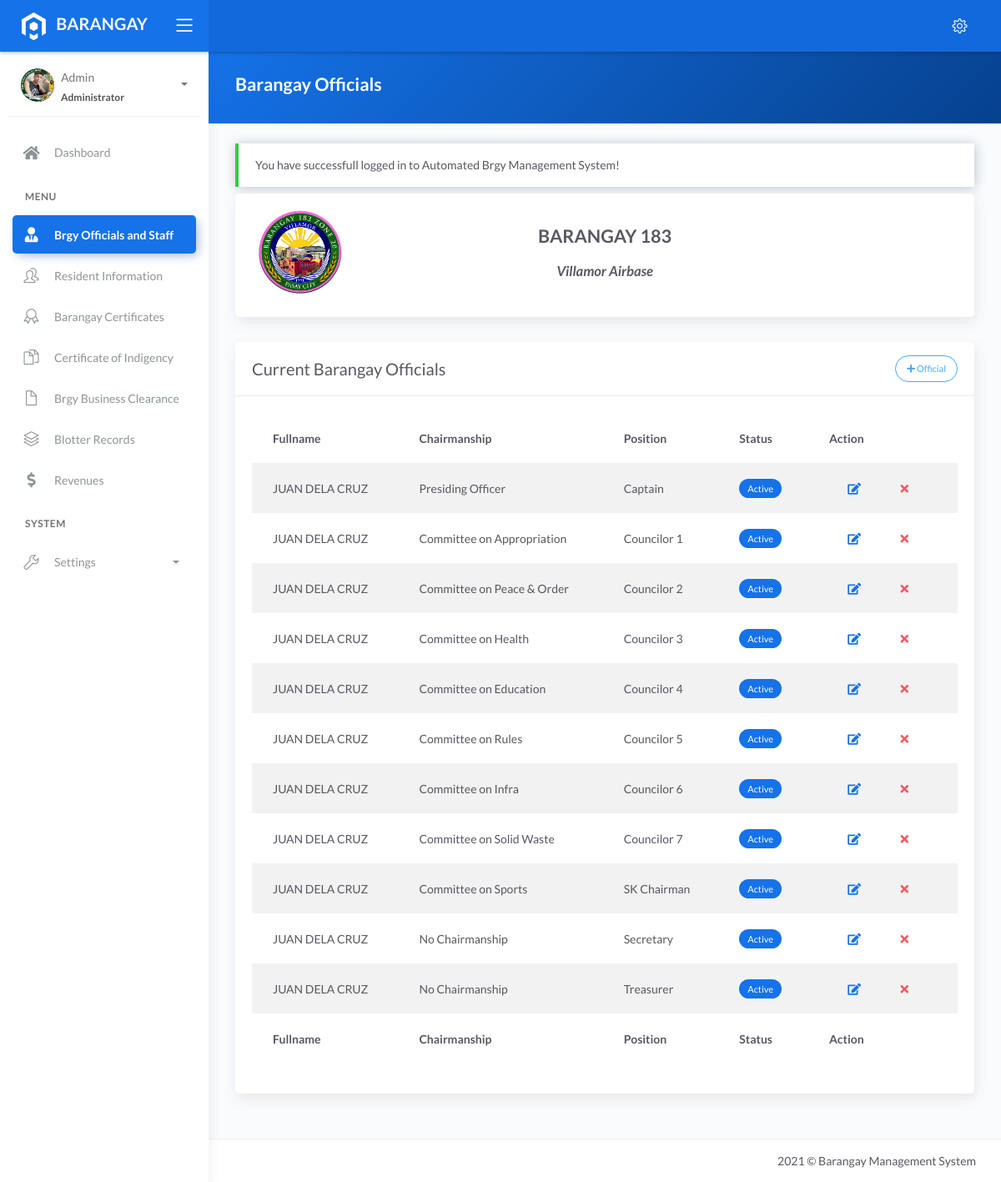
The app's page /officials.php (signed in) with its own data.
### tables this page shows
CREATE TABLE `tblbrgy_info` (
  `id` int(11) NOT NULL AUTO_INCREMENT,
  `province` varchar(100) DEFAULT NULL,
  `town` varchar(100) DEFAULT NULL,
  `brgy_name` varchar(50) DEFAULT NULL,
  `number` varchar(50) DEFAULT NULL,
  `text` text DEFAULT NULL,
  `image` varchar(200) DEFAULT NULL,
  `city_logo` varchar(100) DEFAULT NULL,
  `brgy_logo` varchar(100) DEFAULT NULL,
  PRIMARY KEY (`id`)
);

CREATE TABLE `tblofficials` (
  `id` int(11) NOT NULL AUTO_INCREMENT,
  `name` varchar(50) DEFAULT NULL,
  `chairmanship` varchar(50) DEFAULT NULL,
  `position` varchar(50) DEFAULT NULL,
  `termstart` date DEFAULT NULL,
  `termend` date DEFAULT NULL,
  `status` varchar(20) DEFAULT NULL,
  PRIMARY KEY (`id`)
);

CREATE TABLE `tblchairmanship` (
  `id` int(11) NOT NULL AUTO_INCREMENT,
  `title` varchar(100) DEFAULT NULL,
  PRIMARY KEY (`id`)
);

CREATE TABLE `tblposition` (
  `id` int(11) NOT NULL AUTO_INCREMENT,
  `position` varchar(50) DEFAULT NULL,
  `order` int(11) DEFAULT NULL,
  PRIMARY KEY (`id`)
);

### model/fetch_brgy_info.php (called while the page is built, shortened)
<?php
    $query = "SELECT * FROM tblbrgy_info";
    $result = $conn->query($query);
	$row = $result->fetch_assoc();
	if($row){
		$town	= $row['town'];
		$brgy 		= $row['brgy_name'];
		$brgy_logo		= $row['brgy_logo'];
	}
?>

### officials.php (the view, shortened to what this page needs)
<?php include 'server/server.php' ?>
<?php
	if(isset($_SESSION['role'])){
		if($_SESSION['role'] =='staff'){
			$off_q = "SELECT *,tblofficials.id as id, tblposition.id as pos_id,tblchairmanship.id as chair_id FROM tblofficials JOIN tblposition ON tblposition.id=tblofficials.position JOIN tblchairmanship ON tblchairmanship.id=tblofficials.chairmanship WHERE `status`='Active' ORDER BY tblposition.order ASC ";
		}else{
			$off_q = "SELECT *,tblofficials.id as id, tblposition.id as pos_id,tblchairmanship.id as chair_id FROM tblofficials JOIN tblposition ON tblposition.id=tblofficials.position JOIN tblchairmanship ON tblchairmanship.id=tblofficials.chairmanship ORDER BY tblposition.order ASC, `status` ASC ";
		}
	}else{
		$off_q = "SELECT *,tblofficials.id as id, tblposition.id as pos_id,tblchairmanship.id as chair_id FROM tblofficials JOIN tblposition ON tblposition.id=tblofficials.position JOIN tblchairmanship ON tblchairmanship.id=tblofficials.chairmanship WHERE `status`='Active' ORDER BY tblposition.order ASC ";
	}
	$res_o = $conn->query($off_q);
	$official = array();
	while($row = $res_o->fetch_assoc()){
		$official[] = $row;
	}
?>
<!DOCTYPE html>
<html lang="en">
<head>
	<?php include 'templates/header.php' ?>
</head>
<body>
	<div class="wrapper">
		<?php include 'templates/main-header.php' ?>
		<?php include 'templates/sidebar.php' ?>
		<div class="main-panel">
			<div class="content">
				<div class="panel-header bg-primary-gradient">
					<div class="page-inner">
						<div class="d-flex align-items-left align-items-md-center flex-column flex-md-row">
							<div>
								<h2 class="text-white fw-bold">Barangay Officials</h2>
							</div>
						</div>
					</div>
				</div>
				<div class="page-inner">
					<?php if(isset($_SESSION['message'])): ?>
							<div class="alert alert-<?php echo $_SESSION['success']; ?> <?= $_SESSION['success']=='danger' ? 'bg-danger text-light' : null ?>" role="alert">
								<?php echo $_SESSION['message']; ?>
							</div>
						<?php endif ?>
					<div class="row mt--2">
						<div class="col-md-12">
							<div class="card">
								<div class="card-body">
									<div class="d-flex flex-wrap pb-2 justify-content-between">
										<div class="px-2 pb-2 pb-md-0 text-center">
											<img src="assets/uploads/<?= $brgy_logo ?>" class="img-fluid" width="100">
										</div>
										<div class="px-2 pb-2 pb-md-0 text-center">
											<h2 class="fw-bold mt-3"><?= ucwords($brgy) ?></h2>
											<h4 class="fw-bold mt-3"><i><?= ucwords($town) ?></i></h4>
										</div>
										<div class="px-2 pb-2 pb-md-0 text-center">
										</div>
									</div>
								</div>
							</div>
							<div class="card">
								<div class="card-header">
									<div class="card-head-row">
										<div class="card-title">Current Barangay Officials</div>
										<?php if(isset($_SESSION['username'])):?>
											<div class="card-tools">
												<a href="#add" data-toggle="modal" class="btn btn-info btn-border btn-round btn-sm">
													<i class="fa fa-plus"></i>
													Official
												</a>
											</div>
										<?php endif?>
									</div>
								</div>
								<div class="card-body">
									<div class="table-responsive">
										<table class="table table-striped">
											<thead>
												<tr>
													<th scope="col">Fullname</th>
													<th scope="col">Chairmanship</th>
													<th scope="col">Position</th>
													<?php if(isset($_SESSION['username'])):?>
														<?php if($_SESSION['role']=='administrator'):?>
															<th>Status</th>
														<?php endif ?>
														<th>Action</th>
													<?php endif?>
												</tr>
											</thead>
											<tbody>
												<?php if(!empty($official)): ?>
													<?php foreach($official as $row): ?>
														<tr>
															<td class="text-uppercase"><?= $row['name'] ?></td>
															<td><?= $row['title'] ?></td>
															<td><?= $row['position'] ?></td>
															<?php if(isset($_SESSION['username'])):?>
																<?php if($_SESSION['role']=='administrator'):?>
																	<td><?= $row['status']=='Active' ? '<span class="badge badge-primary">Active</span>' :'<span class="badge badge-danger">Inactive</span>' ?></td>
																<?php endif ?>
																<td>
																	<a type="button" href="#edit" data-toggle="modal" class="btn btn-link btn-primary"
																		title="Edit Position" onclick="editOfficial(this)" data-id="<?= $row['id'] ?>" data-name="<?= $row['name'] ?>"
																		data-chair="<?= $row['chair_id'] ?>" data-pos="<?= $row['pos_id'] ?>" data-start="<?= $row['termstart'] ?>"
																		data-end="<?= $row['termend'] ?>" data-status="<?= $row['status'] ?>" >
																		<i class="fa fa-edit"></i>
																	</a>
																	<?php if($_SESSION['role']=='administrator'):?>
																	<a type="button" data-toggle="tooltip" href="model/remove_official.php?id=<?= $row['id'] ?>" onclick="return confirm('Are you sure you want to delete this official?');" class="btn btn-link btn-danger" data-original-title="Remove">
																		<i class="fa fa-times"></i>
																	</a>
																	<?php endif ?>
																</td>
															<?php endif?>
														</tr>
													<?php endforeach ?>
												<?php else: ?>
													<tr>
														<td colspan="3" class="text-center">No Available Data</td>
													</tr>
												<?php endif ?>
											</tbody>
											<tfoot>
												<tr>
													<th scope="col">Fullname</th>
													<th scope="col">Chairmanship</th>
													<th scope="col">Position</th>
													<?php if(isset($_SESSION['username'])):?>
														<?php if($_SESSION['role']=='administrator'):?>
															<th>Status</th>
														<?php endif ?>
														<th>Action</th>
													<?php endif?>
												</tr>
											</tfoot>
										</table>
									</div>
								</div>
							</div>
						</div>
					</div>
				</div>
			</div>
			<?php include 'templates/main-footer.php' ?>
		</div>
	</div>
</body>
</html>

### records on screen
tblbrgy_info: brgy_logo (picture), brgy_name "BARANGAY 183", town "Villamor Airbase"
tblofficials: name "JUAN DELA CRUZ", tblchairmanship.title "Presiding Officer", tblposition.position "Captain", status "Active"
tblofficials: name "JUAN DELA CRUZ", tblchairmanship.title "Committee on Appropriation", tblposition.position "Councilor 1", status "Active"
tblofficials: name "JUAN DELA CRUZ", tblchairmanship.title "Committee on Peace & Order", tblposition.position "Councilor 2", status "Active"
tblofficials: name "JUAN DELA CRUZ", tblchairmanship.title "Committee on Health", tblposition.position "Councilor 3", status "Active"
tblofficials: name "JUAN DELA CRUZ", tblchairmanship.title "Committee on Education", tblposition.position "Councilor 4", status "Active"
tblofficials: name "JUAN DELA CRUZ", tblchairmanship.title "Committee on Rules", tblposition.position "Councilor 5", status "Active"
tblofficials: name "JUAN DELA CRUZ", tblchairmanship.title "Committee on Infra", tblposition.position "Councilor 6", status "Active"
tblofficials: name "JUAN DELA CRUZ", tblchairmanship.title "Committee on Solid Waste", tblposition.position "Councilor 7", status "Active"
tblofficials: name "JUAN DELA CRUZ", tblchairmanship.title "Committee on Sports", tblposition.position "SK Chairman", status "Active"
tblofficials: name "JUAN DELA CRUZ", tblchairmanship.title "No Chairmanship", tblposition.position "Secretary", status "Active"
tblofficials: name "JUAN DELA CRUZ", tblchairmanship.title "No Chairmanship", tblposition.position "Treasurer", status "Active"

### other values on screen
$_SESSION['username'] "Admin"
$_SESSION['role'] "Administrator"
$_SESSION['message'] "You have successfull logged in to Automated Brgy Management System!"
